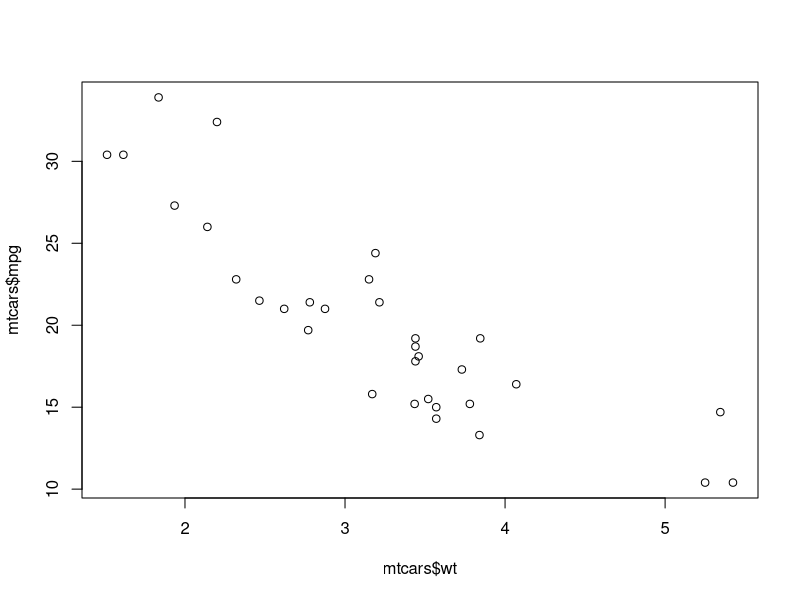
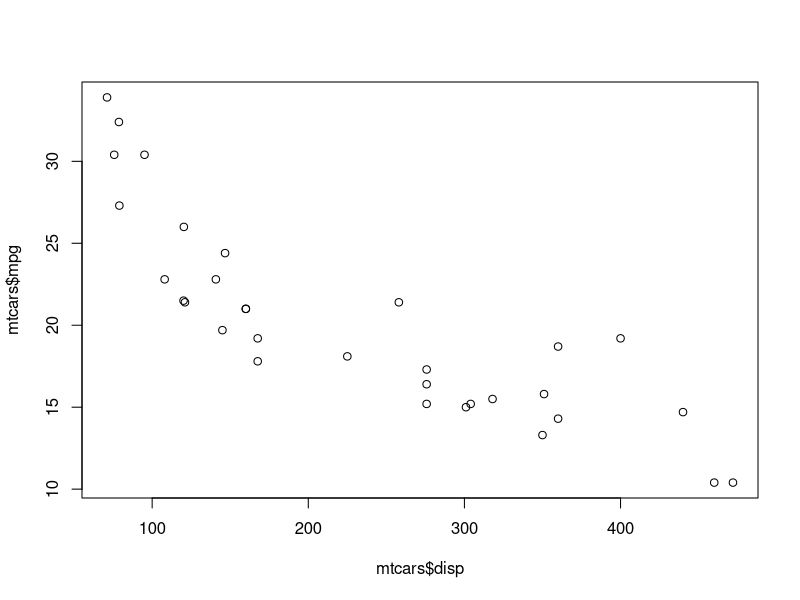

Recreate these plots in R, in order. (Note: this script raises an error after producing the figures.)
## ---- chunk 1
data(mtcars)    # Load the dataset
head(mtcars)
?mtcars         # Get more information about this dataset
## ---- chunk 2
plot(x = mtcars$wt, y = mtcars$mpg)
plot(x = mtcars$disp, y = mtcars$mpg)
ggplot(mtcars,aes(x=wt,y=mpg,color=cyl)) + geom_point() + 
                      labs(x='Weight (x1000lbs)',y='Miles per Gallon',color='Number of\n Cylinders')  + geom_smooth() +scale_color_gradientn(colours = rainbow(5))
## ---- chunk 3
library(caret)
## ---- chunk 4
model <- train(mpg ~ wt,
               data = mtcars,
               method = "lm")

# Multiple linear regression model
model <- train(mpg ~ .,
               data = mtcars,
               method = "lm")

# Ridge regression model
#install.packages("elasticnet")
#model <- train(mpg ~ .,
#               data = mtcars,
#               method = "lasso") # Try using "lasso"
## ---- chunk 5
fitControl <- trainControl(method = "repeatedcv",   
                           number = 10,     # number of folds
                           repeats = 10)    # repeated ten times

model.cv <- train(mpg ~ .,
               data = mtcars,
               method = "lasso",  # now we're using the lasso method
               trControl = fitControl)  

model.cv   
## ---- chunk 6
model.cv <- train(mpg ~ .,
               data = mtcars,
               method = "lasso",
               trControl = fitControl,
               preProcess = c('scale', 'center')) # default: no pre-processing

?train    # if you need more information about the train function
model.cv
## ---- chunk 7
lambdaGrid <- expand.grid(lambda = 10^seq(10, -2, length=100))

model.cv <- train(mpg ~ .,
               data = mtcars,
               method = "ridge",
               trControl = fitControl,
               preProcess = c('scale', 'center'),
               tuneGrid = lambdaGrid,   # Test all the lambda values in the lambdaGrid dataframe
               na.action = na.omit)   # Ignore NA values

model.cv
## ---- chunk 8
fitControl <- trainControl(## 10-fold CV
                           method = "repeatedcv",
                           number = 10,
                           repeats = 10,
                           search = "random")  # hyper-parameters random search 

model.cv <- train(mpg ~ .,
               data = mtcars,
               method = "ridge",
               trControl = fitControl,
               preProcess = c('scale', 'center'),
               na.action = na.omit)

model.cv
## ---- chunk 9
ggplot(varImp(model.cv))
## ---- chunk 10
predictions <- predict(model.cv, mtcars)

str(predictions)
predictions
